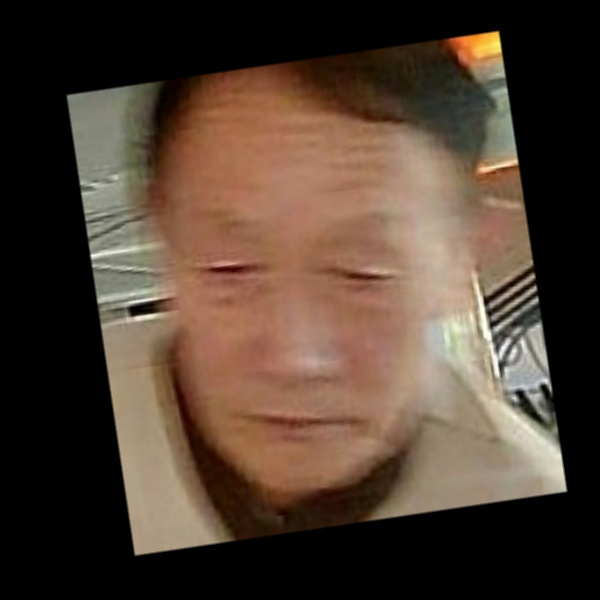
#> input picture downsample_data_v2_MobileNetV2_x0_25_149/demo.jpg, 600 x 600 px
$ python preprocess.py
#> lines starting #> are read from the running program, lines starting #| are printed output that depends on the picture
import cv2
import numpy as np
def process_val_image(refimg_path):
    # params
#> called with refimg_path = 'demo.jpg'
    img = cv2.imread(refimg_path)
#> img is the input picture: shape (600, 600, 3); mean B, G, R 49.7, 62.4, 79.6
    img  = cv2.pyrDown(img)
#> img: shape (300, 300, 3)
    center = (150, 162)
    imgscope = 168
    inpsize = 112
    img_mean = np.array([127.5, 127.5, 127.5]).reshape((1, 1, 3))
    img_std = np.array([128.0, 128.0, 128.0]).reshape((1, 1, 3))
    # preprocess
    img = cv2.imread(refimg_path)
    img = cv2.pyrDown(img)
    pts1 = np.float32([[center[0] - imgscope / 2.0, center[1] - imgscope / 2.0],
                       [center[0] - imgscope / 2.0, center[1] + imgscope / 2.0],
                       [center[0] + imgscope / 2.0, center[1] - imgscope / 2.0]])
    pts2 = np.float32([[0, 0], [0, inpsize], [inpsize, 0]])
    mat = cv2.getAffineTransform(pts1, pts2)
    img = cv2.warpAffine(img, mat, (inpsize, inpsize))
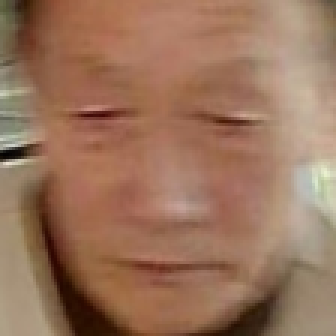
#> img: shape (112, 112, 3) (shown 3 times larger); mean B, G, R 91.6, 115.3, 154
    img = img.astype(np.float32)
    img -= img_mean
    img /= img_std
    img = img.transpose(2, 0, 1)  # [C,H,W]
    return img

if __name__ == '__main__':
    refimg_path='demo.jpg'
    img = process_val_image(refimg_path=refimg_path)
    print(img)
#> (printed output is left out)
